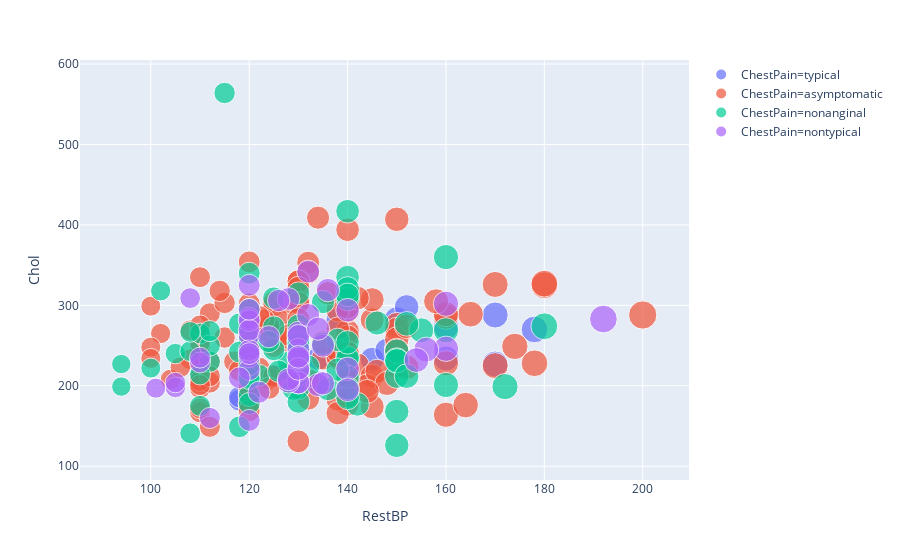

Here is the notebook cell this chart was saved with:
### Code cell
px.scatter(data_frame=df,x='RestBP',y='Chol',size='RestBP',color='ChestPain')

### Figure 1 — Plotly figure (JSON) as saved in the notebook; plotly's stock layout.template omitted (floating-point values rounded to 4 significant figures; data arrays with more than 128 entries replaced by an {"elided": "..."} marker saying what was removed)
{"data": [{"hoverlabel": {"namelength": 0}, "hovertemplate": "ChestPain=typical<br>RestBP=%{marker.size}<br>Chol=%{y}", "legendgroup": "ChestPain=typical", "marker": {"color": "#636efa", "size": [145, 110, 150, 150, 140, 140, 125, 118, 118, 138, 170, 152, 148, 178, 160, 160, 120, 120, 134, 150, 134, 170, 110], "sizemode": "area", "sizeref": 0.5, "symbol": "circle"}, "mode": "markers", "name": "ChestPain=typical", "showlegend": true, "type": "scatter", "x": [145, 110, 150, 150, 140, 140, 125, 118, 118, 138, 170, 152, 148, 178, 160, 160, 120, 120, 134, 150, 134, 170, 110], "xaxis": "x", "y": [233, 211, 283, 226, 239, 199, 213, 182, 186, 282, 288, 298, 244, 270, 234, 273, 231, 193, 234, 240, 204, 227, 264], "yaxis": "y"}, {"hoverlabel": {"namelength": 0}, "hovertemplate": "ChestPain=asymptomatic<br>RestBP=%{marker.size}<br>Chol=%{y}", "legendgroup": "ChestPain=asymptomatic", "marker": {"color": "#EF553B", "size": {"elided": "142 int values"}, "sizemode": "area", "sizeref": 0.5, "symbol": "circle"}, "mode": "markers", "name": "ChestPain=asymptomatic", "showlegend": true, "type": "scatter", "x": {"elided": "142 int values"}, "xaxis": "x", "y": {"elided": "142 int values"}, "yaxis": "y"}, {"hoverlabel": {"namelength": 0}, "hovertemplate": "ChestPain=nonanginal<br>RestBP=%{marker.size}<br>Chol=%{y}", "legendgroup": "ChestPain=nonanginal", "marker": {"color": "#00cc96", "size": [130, 130, 172, 150, 130, 132, 120, 120, 140, 130, 150, 150, 112, 110, 140, 130, 140, 125, 142, 135, 140, 150, 150, 155, 160, 140, 140, 180, 140, 138, 130, 130, 108, 135, 110, 120, 128, 130, 140, 100, 120, 94, 122, 125, 125, 105, 108, 112, 102, 115, 118, 110, 124, 160, 130, 130, 120, 140, 129, 120, 150, 140, 120, 130, 112, 108, 94, 152, 136, 118, 160, 120, 120, 120, 140, 118, 120, 126, 130, 146, 138, 130, 152], "sizemode": "area", "sizeref": 0.5, "symbol": "circle"}, "mode": "markers", "name": "ChestPain=nonanginal", "showlegend": true, "type": "scatter", "x": [130, 130, 172, 150, 130, 132, 120, 120, 140, 130, 150, 150, 112, 110, 140, 130, 140, 125, 142, 135, 140, 150, 150, 155, 160, 140, 140, 180, 140, 138, 130, 130, 108, 135, 110, 120, 128, 130, 140, 100, 120, 94, 122, 125, 125, 105, 108, 112, 102, 115, 118, 110, 124, 160, 130, 130, 120, 140, 129, 120, 150, 140, 120, 130, 112, 108, 94, 152, 136, 118, 160, 120, 120, 120, 140, 118, 120, 126, 130, 146, 138, 130, 152], "xaxis": "x", "y": [250, 256, 199, 168, 275, 224, 219, 340, 335, 233, 243, 212, 230, 175, 417, 197, 233, 273, 177, 304, 185, 232, 231, 269, 360, 308, 321, 274, 235, 257, 256, 231, 141, 252, 265, 188, 229, 263, 211, 222, 258, 227, 213, 245, 309, 240, 243, 250, 318, 564, 277, 214, 255, 269, 315, 246, 240, 254, 196, 211, 126, 313, 215, 214, 268, 267, 199, 277, 196, 149, 201, 178, 295, 209, 197, 242, 226, 218, 180, 278, 220, 253, 212], "yaxis": "y"}, {"hoverlabel": {"namelength": 0}, "hovertemplate": "ChestPain=nontypical<br>RestBP=%{marker.size}<br>Chol=%{y}", "legendgroup": "ChestPain=nontypical", "marker": {"color": "#ab63fa", "size": [130, 120, 140, 120, 110, 130, 120, 160, 105, 130, 130, 120, 134, 108, 135, 130, 120, 130, 135, 120, 140, 128, 128, 101, 132, 112, 140, 160, 192, 120, 130, 105, 118, 120, 134, 120, 110, 126, 128, 156, 124, 136, 154, 122, 130, 120, 132, 120, 130], "sizemode": "area", "sizeref": 0.5, "symbol": "circle"}, "mode": "markers", "name": "ChestPain=nontypical", "showlegend": true, "type": "scatter", "x": [130, 120, 140, 120, 110, 130, 120, 160, 105, 130, 130, 120, 134, 108, 135, 130, 120, 130, 135, 120, 140, 128, 128, 101, 132, 112, 140, 160, 192, 120, 130, 105, 118, 120, 134, 120, 110, 126, 128, 156, 124, 136, 154, 122, 130, 120, 132, 120, 130], "xaxis": "x", "y": [204, 236, 294, 263, 229, 266, 284, 302, 198, 219, 245, 325, 201, 309, 203, 234, 220, 204, 250, 281, 221, 205, 308, 197, 288, 160, 195, 246, 283, 244, 262, 204, 210, 269, 271, 295, 235, 306, 208, 245, 261, 319, 232, 192, 221, 240, 342, 157, 236], "yaxis": "y"}], "layout": {"legend": {"itemsizing": "constant", "tracegroupgap": 0}, "margin": {"t": 60}, "xaxis": {"anchor": "y", "domain": [0, 1], "title": {"text": "RestBP"}}, "yaxis": {"anchor": "x", "domain": [0, 1], "title": {"text": "Chol"}}}}
